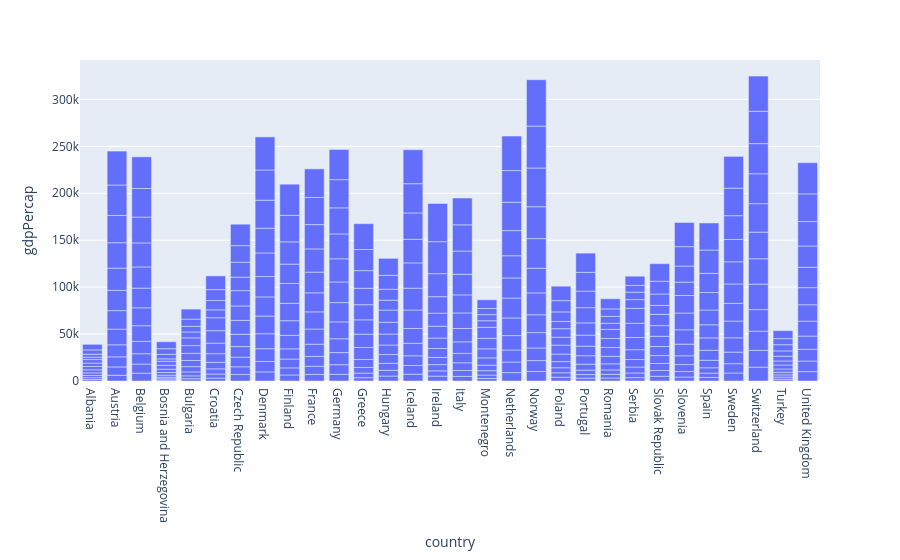

Notebook cell for this chart:
### Code cell
european = df[df['continent'] == "Europe"]
px.bar(european,x = 'country', y='gdpPercap')

### Figure 1 — Plotly figure (JSON) as saved in the notebook; plotly's stock layout.template omitted (floating-point values rounded to 4 significant figures; data arrays with more than 128 entries replaced by an {"elided": "..."} marker saying what was removed)
{"data": [{"hovertemplate": "country=%{x}<br>gdpPercap=%{y}<extra></extra>", "legendgroup": "", "marker": {"color": "#636efa", "pattern": {"shape": ""}}, "name": "", "orientation": "v", "showlegend": false, "textposition": "auto", "type": "bar", "x": {"elided": "360 str values"}, "xaxis": "x", "y": {"elided": "360 float values"}, "yaxis": "y"}], "layout": {"barmode": "relative", "legend": {"tracegroupgap": 0}, "margin": {"t": 60}, "xaxis": {"anchor": "y", "domain": [0, 1], "title": {"text": "country"}}, "yaxis": {"anchor": "x", "domain": [0, 1], "title": {"text": "gdpPercap"}}}}
